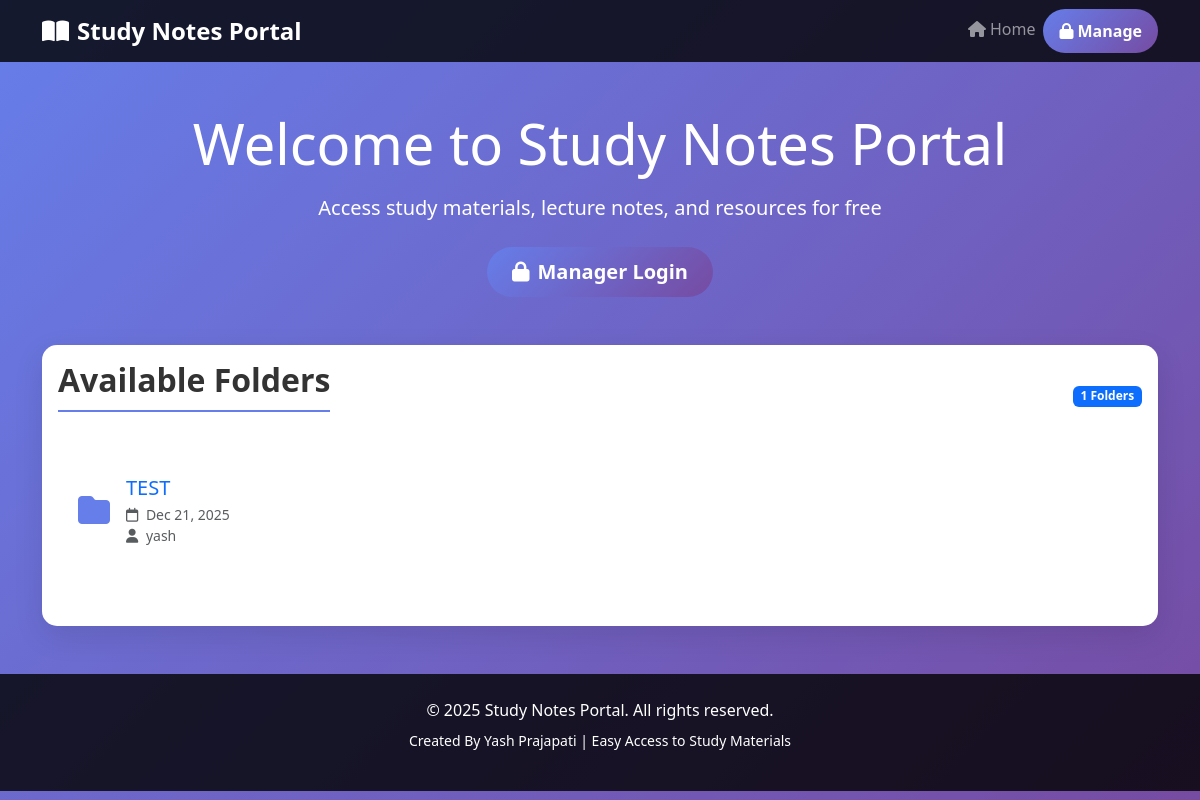
The app's page /, older data.
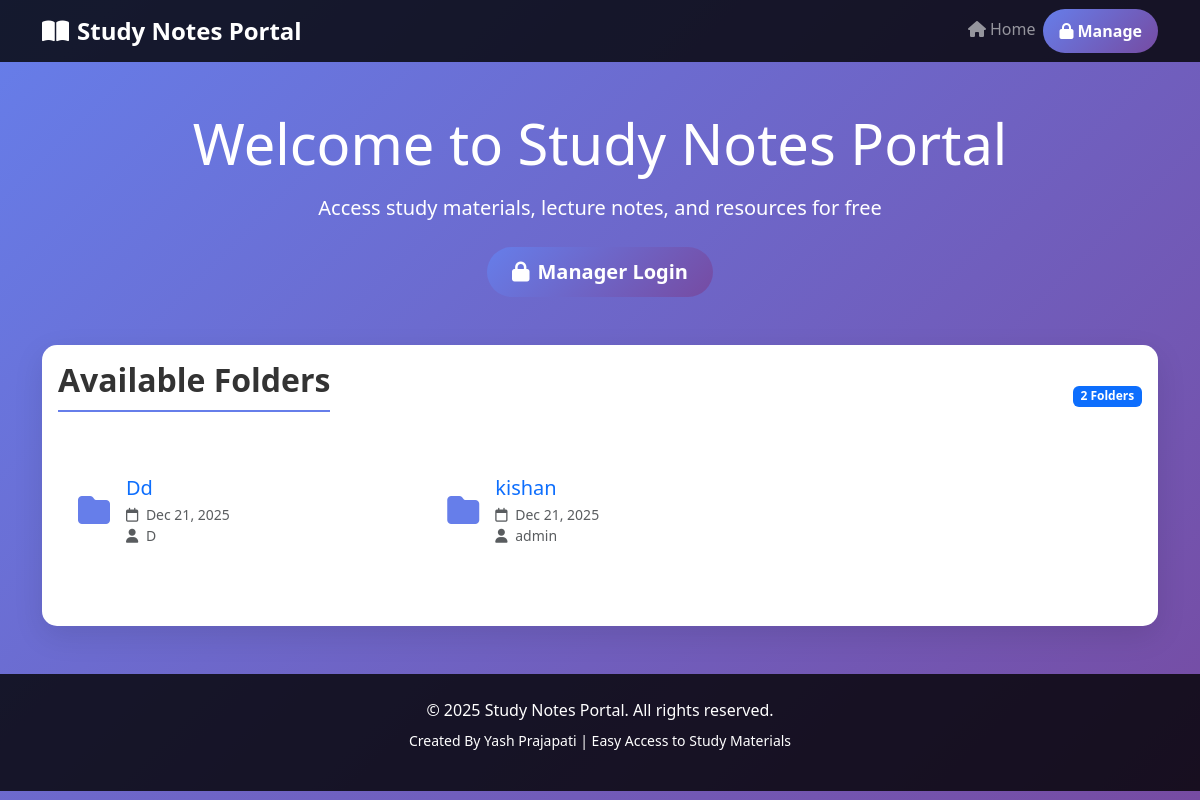
The same page, newer data.
### notes_portal/models.py (models this page shows, shortened)
class Folder(models.Model):
    name = models.CharField(max_length=200)
    created_by = models.ForeignKey(Manager, on_delete=models.CASCADE)
    created_at = models.DateTimeField(auto_now_add=True)

class Manager(models.Model):
    username = models.CharField(max_length=100, unique=True)
    password = models.CharField(max_length=128)  # Store hashed password
    created_at = models.DateTimeField(auto_now_add=True)

### notes_portal/views.py (the view)
# urls.py: path('', views.home, name='home'),
def home(request):
    folders = Folder.objects.all().order_by('-created_at')
    return render(request, 'notes_portal/home.html', {'folders': folders})

### notes_portal/templates/notes_portal/home.html (shortened to what this page needs)
{% extends 'base.html' %}
{% block content %}
<div class="row">
    <div class="col-12 text-center mb-5">
        <h1 class="display-4 text-white mb-3">Welcome to Study Notes Portal</h1>
        <p class="lead text-white mb-4">Access study materials, lecture notes, and resources for free</p>
        {% if not request.session.manager_id %}
        <a href="{% url 'manager_login' %}" class="btn btn-lg btn-primary">
            <i class="fas fa-lock me-2"></i>Manager Login
        </a>
        {% endif %}
    </div>
</div>
<div class="row">
    <div class="col-12">
        <div class="card">
            <div class="card-body">
                <div class="d-flex justify-content-between align-items-center mb-4">
                    <h2 class="section-title">Available Folders</h2>
                    <span class="badge bg-primary">{{ folders|length }} Folders</span>
                </div>
                {% if folders %}
                    <div class="row">
                        {% for folder in folders %}
                        <div class="col-md-4 col-sm-6 mb-4">
                            <a href="{% url 'folder_detail' folder.id %}" class="text-decoration-none">
                                <div class="folder-card">
                                    <div class="d-flex align-items-center">
                                        <div class="me-3">
                                            <i class="fas fa-folder file-icon"></i>
                                        </div>
                                        <div>
                                            <h5 class="mb-1">{{ folder.name }}</h5>
                                            <p class="text-muted mb-0 small">
                                                <i class="far fa-calendar me-1"></i>
                                                {{ folder.created_at|date:"M d, Y" }}
                                            </p>
                                            <p class="text-muted mb-0 small">
                                                <i class="fas fa-user me-1"></i>
                                                {{ folder.created_by.username }}
                                            </p>
                                        </div>
                                    </div>
                                </div>
                            </a>
                        </div>
                        {% endfor %}
                    </div>
                {% else %}
                    <div class="text-center py-5">
                        <i class="fas fa-folder-open fa-4x text-muted mb-3"></i>
                        <h4 class="text-muted">No folders available</h4>
                        <p class="text-muted">Managers can create folders and upload notes</p>
                    </div>
                {% endif %}
            </div>
        </div>
    </div>
</div>
{% endblock %}

Row changes from the older to the newer data that the page shows:
removed Folder: name "TEST", created_at "Dec 21, 2025", created_by.username "yash"
added Folder: name "Dd", created_at "Dec 21, 2025", created_by.username "D"
added Folder: name "kishan", created_at "Dec 21, 2025", created_by.username "admin"
Text that changed along with them:
{{ folders|length }}: "1" → "2"
